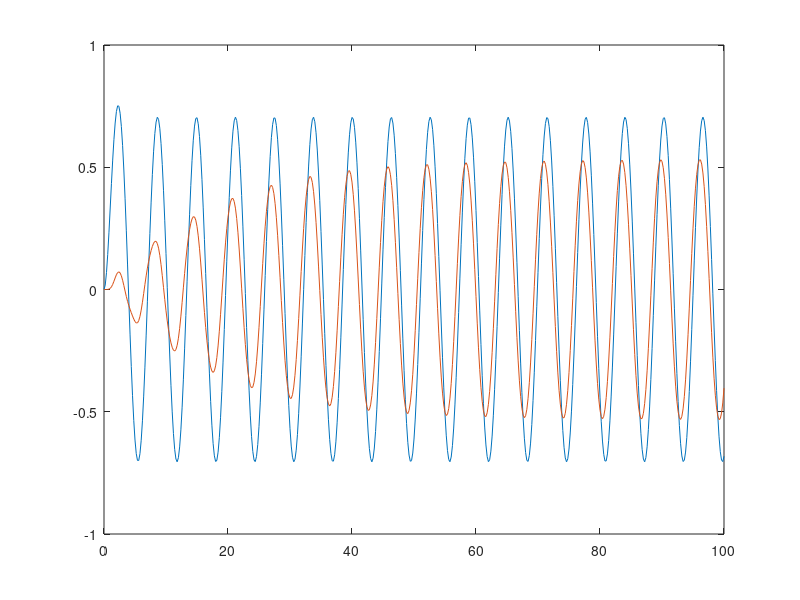

MATLAB code to generate this figure: (Note: this script raises an error after producing the figure.)
clear; clc; close all;
s = tf('s');

a=-0.5; b=0.5;
aM = 1; bM= 1;
dt = 0.2;
t = 0:dt:100;
r = sin(t);
alpha1 = 5;
alpha2 = 5;
G = b/(s+a);
GM = bM/(s+aM);
G_update = 1/(s+aM); %パラメータθの更新に必要な伝達関数

theta1=0;
theta2=0;
yM = lsim(GM,r,t);
yi = 0;
y = [yi];
error = []
for i=1:length(t)
    yMi = yM(i);
    yi = y(end);
    e = yMi - yi;
    dtheta1 = alpha1 * lsim(G_update, [r(i),0], [0,dt]) * e;
    dtheta1 = dtheta1(2);
    dtheta2 = alpha2 * lsim(G_update, [yi,0], [0,dt]) * e;
    dtheta2 = dtheta2(2);
    theta1 = theta1 + dtheta1;
    theta2 = theta2 + dtheta2;        
    ui = theta1*r(i) + theta2*yi;
    yi = lsim(G, [ui,0], [0,dt]);
    yi = yi(2);
    y(end+1) = yi;
    error(end+1)=e;
end

plot(t,yM);
hold on;
plot(t,y(1:end-1));

yyaxis right;
% plot(t,e,'--');
semilogy(t,error,'k--');
legend('Model reference','Output','error');

big;

